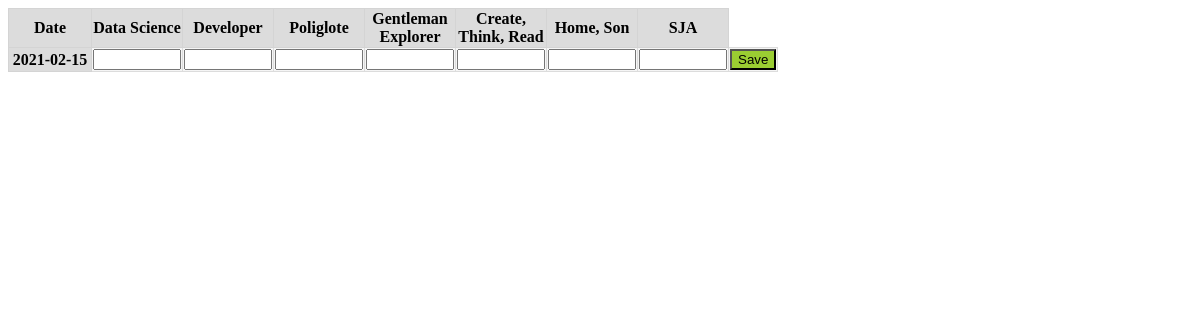
The page /day/edit/2021-02-15 on the database as committed earlier.
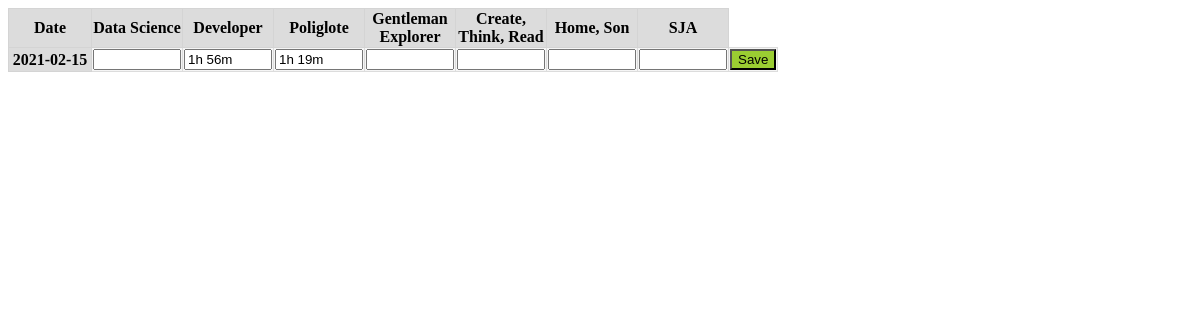
The same page on the database as committed later.
### mymonth/models.py (models this page shows, shortened)
class Days(db.Model):
    id = db.Column(db.Date, primary_key = True)
    ds = db.Column(db.Interval)   # Data Science
    dev = db.Column(db.Interval)  # Developer
    pol = db.Column(db.Interval)  # Poliglote
    ge = db.Column(db.Interval)   # Gentleman Explorer
    crt = db.Column(db.Interval)  # Create Read Think
    hs = db.Column(db.Interval)   # Home Son
    alk = db.Column(db.Float)     # Alko

### mymonth/routes.py (the view, shortened to what this page needs)
@app.route('/day/edit/<id_day>', methods=['GET', 'POST'])
def edit_day(id_day):
    day = Days.query.get_or_404(date.fromisoformat(id_day))
    form_day = DayEditForm()
    return render_template('edit_day.html', form_day=form_day, day=day, f_string_from_duration=string_from_duration, f_string_from_float=string_from_float)

### mymonth/forms.py
class DayEditForm(FlaskForm):
    id = DateField(label='Date')
    ds = StringField(label='Data Science')
    dev = StringField(label='Developer')
    pol = StringField(label='Poliglote')
    ge = StringField(label='Gentleman Explorer')
    crt = StringField(label='Create, Think, Read')
    hs = StringField(label='Home, Son')
    alk = StringField(label='SJA')
    submit = SubmitField(label='Save')

### mymonth/utils.py (called while the page is built)
def string_from_float(x):
    outcome = x
    if x is None:
        outcome = ''
    return outcome

### mymonth/templates/edit_day.html (shortened to what this page needs)
{% extends "layout.html" %}
{% block content %}
<table>
    <form method="POST" action="">
        <tr>
            <th>{{ form_day.id.label }}</th>
            <th>{{ form_day.ds.label }}</th>
            <th>{{ form_day.dev.label }}</th>
            <th>{{ form_day.pol.label }}</th>
            <th>{{ form_day.ge.label }}</th>
            <th>{{ form_day.crt.label }}</th>
            <th>{{ form_day.hs.label }}</th>
            <th>{{ form_day.alk.label }}</th>
        </tr>
        <tr>
            <th>{{day.id}}</th>
            <td>{{ form_day.ds(style="width: 80px", value=f_string_from_duration(day.ds)) }}</td>
            <td>{{ form_day.dev(style="width: 80px", value=f_string_from_duration(day.dev)) }}</td>
            <td>{{ form_day.pol(style="width: 80px", value=f_string_from_duration(day.pol)) }}</td>
            <td>{{ form_day.ge(style="width: 80px", value=f_string_from_duration(day.ge)) }}</td>
            <td>{{ form_day.crt(style="width: 80px", value=f_string_from_duration(day.crt)) }}</td>
            <td>{{ form_day.hs(style="width: 80px", value=f_string_from_duration(day.hs)) }}</td>
            <td>{{ form_day.alk(style="width: 80px", value=f_string_from_float(day.alk)) }}</td>
            <td>{{ form_day.submit(class="btn_edit_day_save") }}</td>
        </tr>
    </form>
</table>
{% endblock content %}

Rows that differ between the two databases and show on the page:
changed Days "2021-02-15": dev (not shown) → "1h 56m"; pol (not shown) → "1h 19m"
